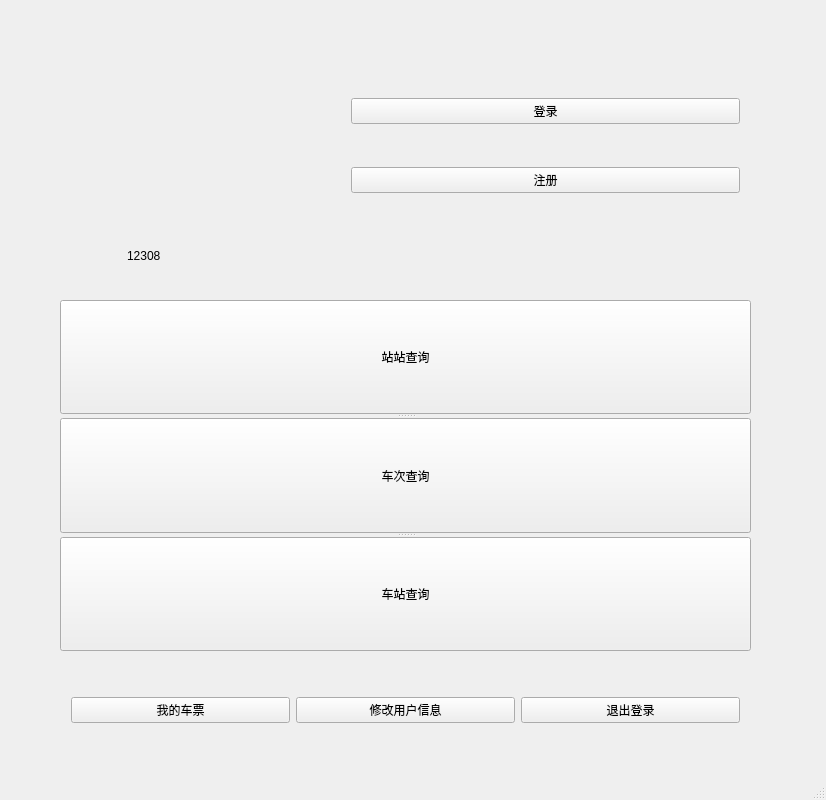
<?xml version="1.0" encoding="UTF-8"?>
<ui version="4.0">
 <class>MainWindow</class>
 <widget class="QMainWindow" name="MainWindow">
  <property name="geometry">
   <rect>
    <x>0</x>
    <y>0</y>
    <width>826</width>
    <height>800</height>
   </rect>
  </property>
  <property name="minimumSize">
   <size>
    <width>826</width>
    <height>800</height>
   </size>
  </property>
  <property name="maximumSize">
   <size>
    <width>826</width>
    <height>800</height>
   </size>
  </property>
  <property name="windowTitle">
   <string>MainWindow</string>
  </property>
  <widget class="QWidget" name="centralWidget">
   <widget class="QLabel" name="label">
    <property name="geometry">
     <rect>
      <x>50</x>
      <y>10</y>
      <width>241</width>
      <height>251</height>
     </rect>
    </property>
    <property name="text">
     <string/>
    </property>
    <property name="pixmap">
     <pixmap>../../../../../../../../mnt/hgfs/share/12308.png</pixmap>
    </property>
    <property name="scaledContents">
     <bool>true</bool>
    </property>
   </widget>
   <widget class="QLabel" name="label_3">
    <property name="geometry">
     <rect>
      <x>127</x>
      <y>240</y>
      <width>129</width>
      <height>32</height>
     </rect>
    </property>
    <property name="text">
     <string>12308</string>
    </property>
   </widget>
   <widget class="QWidget" name="layoutWidget">
    <property name="geometry">
     <rect>
      <x>340</x>
      <y>50</y>
      <width>411</width>
      <height>191</height>
     </rect>
    </property>
    <layout class="QVBoxLayout" name="verticalLayout_2">
     <item>
      <widget class="QPushButton" name="loginBtn">
       <property name="text">
        <string>登录</string>
       </property>
      </widget>
     </item>
     <item>
      <widget class="QPushButton" name="regBtn">
       <property name="text">
        <string>注册</string>
       </property>
      </widget>
     </item>
    </layout>
    <zorder>regBtn</zorder>
    <zorder>loginBtn</zorder>
   </widget>
   <widget class="QSplitter" name="splitter">
    <property name="geometry">
     <rect>
      <x>60</x>
      <y>300</y>
      <width>691</width>
      <height>351</height>
     </rect>
    </property>
    <property name="orientation">
     <enum>Qt::Vertical</enum>
    </property>
    <widget class="QPushButton" name="stationToStationSearch">
     <property name="text">
      <string>站站查询</string>
     </property>
    </widget>
    <widget class="QPushButton" name="Trainsearch">
     <property name="text">
      <string>车次查询</string>
     </property>
    </widget>
    <widget class="QPushButton" name="stationSearch">
     <property name="text">
      <string>车站查询</string>
     </property>
    </widget>
   </widget>
   <widget class="QWidget" name="layoutWidget">
    <property name="geometry">
     <rect>
      <x>60</x>
      <y>680</y>
      <width>691</width>
      <height>60</height>
     </rect>
    </property>
    <layout class="QHBoxLayout" name="horizontalLayout">
     <item>
      <widget class="QPushButton" name="myticketBtn">
       <property name="text">
        <string>我的车票</string>
       </property>
      </widget>
     </item>
     <item>
      <widget class="QPushButton" name="modifyAccountBtn">
       <property name="text">
        <string>修改用户信息</string>
       </property>
      </widget>
     </item>
     <item>
      <widget class="QPushButton" name="logoutBtn">
       <property name="text">
        <string>退出登录</string>
       </property>
      </widget>
     </item>
    </layout>
   </widget>
   <zorder>layoutWidget</zorder>
   <zorder>splitter</zorder>
   <zorder>layoutWidget</zorder>
   <zorder>label</zorder>
   <zorder>label_3</zorder>
  </widget>
  <widget class="QStatusBar" name="statusBar"/>
 </widget>
 <layoutdefault spacing="6" margin="11"/>
 <resources/>
 <connections/>
</ui>
